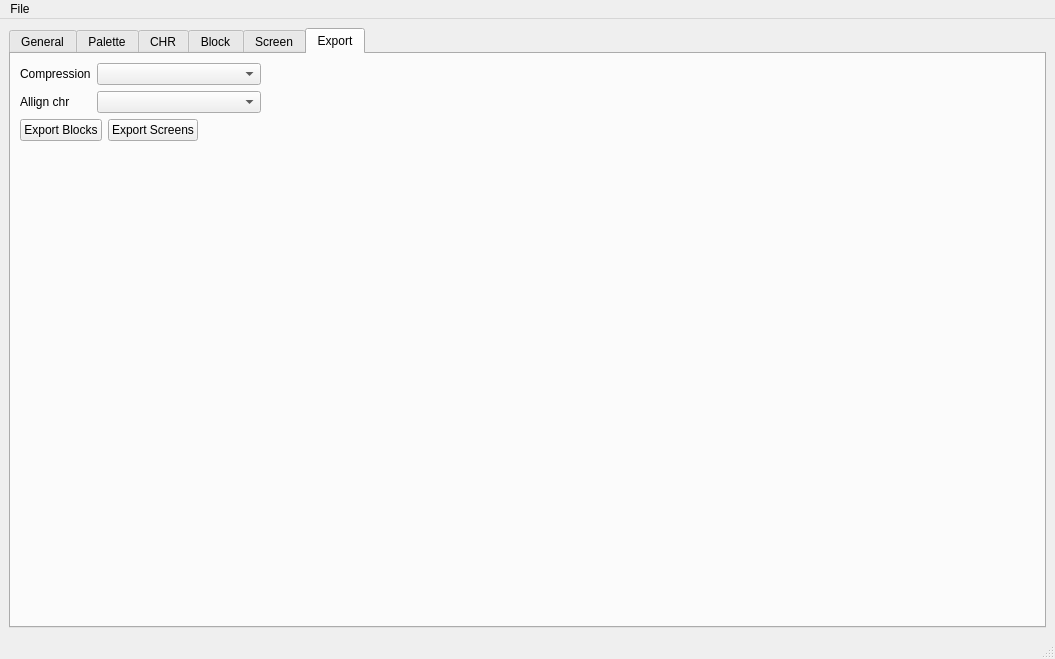
<?xml version="1.0" encoding="UTF-8"?>
<ui version="4.0">
 <class>MainWindow</class>
 <widget class="QMainWindow" name="MainWindow">
  <property name="geometry">
   <rect>
    <x>0</x>
    <y>0</y>
    <width>1055</width>
    <height>659</height>
   </rect>
  </property>
  <property name="windowTitle">
   <string>FamiScroller</string>
  </property>
  <widget class="QWidget" name="centralwidget">
   <layout class="QHBoxLayout" name="horizontalLayout">
    <item>
     <widget class="QTabWidget" name="tabWidget">
      <property name="currentIndex">
       <number>5</number>
      </property>
      <widget class="QWidget" name="tab_general">
       <attribute name="title">
        <string>General</string>
       </attribute>
       <layout class="QVBoxLayout" name="verticalLayout">
        <item>
         <layout class="QHBoxLayout" name="horizontalLayout_16">
          <property name="topMargin">
           <number>0</number>
          </property>
          <item>
           <widget class="QLabel" name="label_18">
            <property name="text">
             <string>Width in screens:</string>
            </property>
           </widget>
          </item>
          <item>
           <widget class="QLineEdit" name="edit_width_in_screens">
            <property name="maximumSize">
             <size>
              <width>64</width>
              <height>16777215</height>
             </size>
            </property>
           </widget>
          </item>
          <item>
           <widget class="QLabel" name="label_19">
            <property name="text">
             <string>Height in screens:</string>
            </property>
           </widget>
          </item>
          <item>
           <widget class="QLineEdit" name="edit_height_in_screens">
            <property name="maximumSize">
             <size>
              <width>64</width>
              <height>16777215</height>
             </size>
            </property>
           </widget>
          </item>
          <item>
           <spacer name="horizontalSpacer_11">
            <property name="orientation">
             <enum>Qt::Horizontal</enum>
            </property>
            <property name="sizeHint" stdset="0">
             <size>
              <width>40</width>
              <height>20</height>
             </size>
            </property>
           </spacer>
          </item>
         </layout>
        </item>
        <item>
         <layout class="QHBoxLayout" name="horizontalLayout_10">
          <property name="bottomMargin">
           <number>0</number>
          </property>
          <item>
           <widget class="QLabel" name="label_8">
            <property name="text">
             <string>Name</string>
            </property>
           </widget>
          </item>
          <item>
           <widget class="QLineEdit" name="lineEdit_name">
            <property name="sizePolicy">
             <sizepolicy hsizetype="Preferred" vsizetype="Fixed">
              <horstretch>0</horstretch>
              <verstretch>0</verstretch>
             </sizepolicy>
            </property>
            <property name="minimumSize">
             <size>
              <width>256</width>
              <height>0</height>
             </size>
            </property>
           </widget>
          </item>
          <item>
           <spacer name="horizontalSpacer_7">
            <property name="orientation">
             <enum>Qt::Horizontal</enum>
            </property>
            <property name="sizeHint" stdset="0">
             <size>
              <width>40</width>
              <height>20</height>
             </size>
            </property>
           </spacer>
          </item>
         </layout>
        </item>
        <item>
         <widget class="QFrame" name="frame">
          <property name="frameShape">
           <enum>QFrame::StyledPanel</enum>
          </property>
          <property name="frameShadow">
           <enum>QFrame::Raised</enum>
          </property>
          <layout class="QHBoxLayout" name="horizontalLayout_2">
           <property name="leftMargin">
            <number>0</number>
           </property>
           <property name="topMargin">
            <number>0</number>
           </property>
           <property name="rightMargin">
            <number>0</number>
           </property>
           <property name="bottomMargin">
            <number>0</number>
           </property>
           <item>
            <widget class="QLabel" name="label">
             <property name="text">
              <string>Palette mode</string>
             </property>
            </widget>
           </item>
           <item>
            <widget class="QComboBox" name="comboBox_palette_mode">
             <property name="minimumSize">
              <size>
               <width>128</width>
               <height>0</height>
              </size>
             </property>
            </widget>
           </item>
           <item>
            <widget class="QLabel" name="label_general_palette">
             <property name="minimumSize">
              <size>
               <width>256</width>
               <height>64</height>
              </size>
             </property>
             <property name="maximumSize">
              <size>
               <width>256</width>
               <height>64</height>
              </size>
             </property>
             <property name="text">
              <string/>
             </property>
            </widget>
           </item>
           <item>
            <spacer name="horizontalSpacer">
             <property name="orientation">
              <enum>Qt::Horizontal</enum>
             </property>
             <property name="sizeHint" stdset="0">
              <size>
               <width>40</width>
               <height>20</height>
              </size>
             </property>
            </spacer>
           </item>
          </layout>
         </widget>
        </item>
        <item>
         <widget class="Line" name="line">
          <property name="orientation">
           <enum>Qt::Horizontal</enum>
          </property>
         </widget>
        </item>
        <item>
         <spacer name="verticalSpacer">
          <property name="orientation">
           <enum>Qt::Vertical</enum>
          </property>
          <property name="sizeHint" stdset="0">
           <size>
            <width>20</width>
            <height>125</height>
           </size>
          </property>
         </spacer>
        </item>
       </layout>
      </widget>
      <widget class="QWidget" name="tab_palette">
       <attribute name="title">
        <string>Palette</string>
       </attribute>
       <layout class="QVBoxLayout" name="verticalLayout_3">
        <item>
         <layout class="QHBoxLayout" name="horizontalLayout_3">
          <item>
           <widget class="QComboBox" name="comboBox_palette_set">
            <property name="minimumSize">
             <size>
              <width>128</width>
              <height>0</height>
             </size>
            </property>
            <property name="editable">
             <bool>false</bool>
            </property>
           </widget>
          </item>
          <item>
           <widget class="QLineEdit" name="lineEdit_palette_set">
            <property name="maximumSize">
             <size>
              <width>128</width>
              <height>16777215</height>
             </size>
            </property>
           </widget>
          </item>
          <item>
           <widget class="QPushButton" name="btn_palette_set_add">
            <property name="text">
             <string>Add</string>
            </property>
           </widget>
          </item>
          <item>
           <widget class="QPushButton" name="btn_palette_set_remove">
            <property name="text">
             <string>Remove</string>
            </property>
           </widget>
          </item>
          <item>
           <spacer name="horizontalSpacer_2">
            <property name="orientation">
             <enum>Qt::Horizontal</enum>
            </property>
            <property name="sizeHint" stdset="0">
             <size>
              <width>40</width>
              <height>20</height>
             </size>
            </property>
           </spacer>
          </item>
         </layout>
        </item>
        <item>
         <layout class="QHBoxLayout" name="horizontalLayout_4">
          <item>
           <widget class="QLabel" name="label_palette_set_current">
            <property name="minimumSize">
             <size>
              <width>64</width>
              <height>64</height>
             </size>
            </property>
            <property name="text">
             <string/>
            </property>
           </widget>
          </item>
          <item>
           <spacer name="horizontalSpacer_3">
            <property name="orientation">
             <enum>Qt::Horizontal</enum>
            </property>
            <property name="sizeHint" stdset="0">
             <size>
              <width>40</width>
              <height>20</height>
             </size>
            </property>
           </spacer>
          </item>
         </layout>
        </item>
        <item>
         <spacer name="verticalSpacer_3">
          <property name="orientation">
           <enum>Qt::Vertical</enum>
          </property>
          <property name="sizeHint" stdset="0">
           <size>
            <width>20</width>
            <height>424</height>
           </size>
          </property>
         </spacer>
        </item>
       </layout>
      </widget>
      <widget class="QWidget" name="tab_chr">
       <attribute name="title">
        <string>CHR</string>
       </attribute>
       <layout class="QVBoxLayout" name="verticalLayout_6">
        <item>
         <layout class="QHBoxLayout" name="horizontalLayout_5">
          <item>
           <widget class="QComboBox" name="comboBox_chr_set">
            <property name="minimumSize">
             <size>
              <width>128</width>
              <height>0</height>
             </size>
            </property>
            <property name="editable">
             <bool>false</bool>
            </property>
           </widget>
          </item>
          <item>
           <widget class="QLineEdit" name="lineEdit_chr_set">
            <property name="maximumSize">
             <size>
              <width>128</width>
              <height>16777215</height>
             </size>
            </property>
           </widget>
          </item>
          <item>
           <widget class="QPushButton" name="btn_chr_set_add">
            <property name="text">
             <string>Add</string>
            </property>
           </widget>
          </item>
          <item>
           <widget class="QPushButton" name="btn_chr_set_remove">
            <property name="text">
             <string>Remove</string>
            </property>
           </widget>
          </item>
          <item>
           <spacer name="horizontalSpacer_4">
            <property name="orientation">
             <enum>Qt::Horizontal</enum>
            </property>
            <property name="sizeHint" stdset="0">
             <size>
              <width>40</width>
              <height>20</height>
             </size>
            </property>
           </spacer>
          </item>
         </layout>
        </item>
        <item>
         <widget class="QWidget" name="widget_chr_set_item" native="true">
          <layout class="QVBoxLayout" name="verticalLayout_4">
           <property name="leftMargin">
            <number>0</number>
           </property>
           <property name="topMargin">
            <number>0</number>
           </property>
           <property name="rightMargin">
            <number>0</number>
           </property>
           <property name="bottomMargin">
            <number>0</number>
           </property>
           <item>
            <layout class="QHBoxLayout" name="horizontalLayout_6">
             <item>
              <widget class="QLabel" name="label_2">
               <property name="text">
                <string>FileName:</string>
               </property>
              </widget>
             </item>
             <item>
              <widget class="QLineEdit" name="lineEdit_chr_set_file_name">
               <property name="readOnly">
                <bool>true</bool>
               </property>
              </widget>
             </item>
             <item>
              <widget class="QPushButton" name="btn_chr_set_browse">
               <property name="text">
                <string>Browse</string>
               </property>
              </widget>
             </item>
            </layout>
           </item>
           <item>
            <layout class="QHBoxLayout" name="horizontalLayout_7">
             <item>
              <spacer name="horizontalSpacer_5">
               <property name="orientation">
                <enum>Qt::Horizontal</enum>
               </property>
               <property name="sizeHint" stdset="0">
                <size>
                 <width>40</width>
                 <height>20</height>
                </size>
               </property>
              </spacer>
             </item>
             <item>
              <widget class="QLabel" name="label_chr_set_view">
               <property name="minimumSize">
                <size>
                 <width>128</width>
                 <height>0</height>
                </size>
               </property>
               <property name="text">
                <string/>
               </property>
              </widget>
             </item>
             <item>
              <spacer name="horizontalSpacer_6">
               <property name="orientation">
                <enum>Qt::Horizontal</enum>
               </property>
               <property name="sizeHint" stdset="0">
                <size>
                 <width>40</width>
                 <height>20</height>
                </size>
               </property>
              </spacer>
             </item>
            </layout>
           </item>
          </layout>
         </widget>
        </item>
        <item>
         <spacer name="verticalSpacer_4">
          <property name="orientation">
           <enum>Qt::Vertical</enum>
          </property>
          <property name="sizeHint" stdset="0">
           <size>
            <width>20</width>
            <height>436</height>
           </size>
          </property>
         </spacer>
        </item>
       </layout>
      </widget>
      <widget class="QWidget" name="tab_Block">
       <attribute name="title">
        <string>Block</string>
       </attribute>
       <layout class="QHBoxLayout" name="horizontalLayout_13" stretch="1,1">
        <item>
         <layout class="QVBoxLayout" name="verticalLayout_7">
          <item>
           <layout class="QHBoxLayout" name="horizontalLayout_8">
            <property name="topMargin">
             <number>0</number>
            </property>
            <item>
             <widget class="QComboBox" name="comboBox_block_set">
              <property name="minimumSize">
               <size>
                <width>128</width>
                <height>0</height>
               </size>
              </property>
             </widget>
            </item>
            <item>
             <widget class="QLineEdit" name="lineEdit_block_set"/>
            </item>
            <item>
             <widget class="QPushButton" name="btn_block_set_add">
              <property name="text">
               <string>Add</string>
              </property>
             </widget>
            </item>
            <item>
             <widget class="QPushButton" name="btn_block_set_remove">
              <property name="text">
               <string>Remove</string>
              </property>
             </widget>
            </item>
           </layout>
          </item>
          <item>
           <layout class="QHBoxLayout" name="horizontalLayout_15">
            <property name="topMargin">
             <number>0</number>
            </property>
            <item>
             <widget class="QLabel" name="label_6">
              <property name="text">
               <string>Overlay:</string>
              </property>
             </widget>
            </item>
            <item>
             <widget class="QLineEdit" name="lineEdit_block_overlay">
              <property name="readOnly">
               <bool>true</bool>
              </property>
             </widget>
            </item>
            <item>
             <widget class="QPushButton" name="btn_block_overlay_browse">
              <property name="text">
               <string>Browse</string>
              </property>
             </widget>
            </item>
            <item>
             <widget class="QPushButton" name="btn_block_overlay_clear">
              <property name="text">
               <string>Clear</string>
              </property>
             </widget>
            </item>
           </layout>
          </item>
          <item>
           <widget class="QWidget" name="widget_block_param" native="true">
            <property name="minimumSize">
             <size>
              <width>0</width>
              <height>0</height>
             </size>
            </property>
            <layout class="QVBoxLayout" name="verticalLayout_9" stretch="0,1">
             <property name="leftMargin">
              <number>0</number>
             </property>
             <property name="topMargin">
              <number>0</number>
             </property>
             <property name="rightMargin">
              <number>0</number>
             </property>
             <property name="bottomMargin">
              <number>0</number>
             </property>
             <item>
              <layout class="QHBoxLayout" name="horizontalLayout_14">
               <item>
                <spacer name="horizontalSpacer_14">
                 <property name="orientation">
                  <enum>Qt::Horizontal</enum>
                 </property>
                 <property name="sizeHint" stdset="0">
                  <size>
                   <width>40</width>
                   <height>20</height>
                  </size>
                 </property>
                </spacer>
               </item>
               <item>
                <widget class="QLabel" name="label_5">
                 <property name="text">
                  <string>Palette:</string>
                 </property>
                </widget>
               </item>
               <item>
                <widget class="QComboBox" name="comboBox_block_set_palette"/>
               </item>
               <item>
                <spacer name="horizontalSpacer_15">
                 <property name="orientation">
                  <enum>Qt::Horizontal</enum>
                 </property>
                 <property name="sizeHint" stdset="0">
                  <size>
                   <width>40</width>
                   <height>20</height>
                  </size>
                 </property>
                </spacer>
               </item>
              </layout>
             </item>
             <item>
              <layout class="QHBoxLayout" name="horizontalLayout_11">
               <property name="topMargin">
                <number>0</number>
               </property>
               <item>
                <spacer name="horizontalSpacer_10">
                 <property name="orientation">
                  <enum>Qt::Horizontal</enum>
                 </property>
                 <property name="sizeHint" stdset="0">
                  <size>
                   <width>40</width>
                   <height>20</height>
                  </size>
                 </property>
                </spacer>
               </item>
               <item>
                <widget class="QLabel" name="label_block_set_view">
                 <property name="minimumSize">
                  <size>
                   <width>0</width>
                   <height>0</height>
                  </size>
                 </property>
                 <property name="text">
                  <string/>
                 </property>
                </widget>
               </item>
               <item>
                <spacer name="horizontalSpacer_12">
                 <property name="orientation">
                  <enum>Qt::Horizontal</enum>
                 </property>
                 <property name="sizeHint" stdset="0">
                  <size>
                   <width>40</width>
                   <height>20</height>
                  </size>
                 </property>
                </spacer>
               </item>
              </layout>
             </item>
            </layout>
           </widget>
          </item>
          <item>
           <spacer name="verticalSpacer_7">
            <property name="orientation">
             <enum>Qt::Vertical</enum>
            </property>
            <property name="sizeHint" stdset="0">
             <size>
              <width>20</width>
              <height>40</height>
             </size>
            </property>
           </spacer>
          </item>
         </layout>
        </item>
        <item>
         <layout class="QVBoxLayout" name="verticalLayout_8">
          <item>
           <layout class="QGridLayout" name="gridLayout_2" rowstretch="0,0" columnstretch="1,3">
            <property name="topMargin">
             <number>0</number>
            </property>
            <item row="0" column="1">
             <widget class="QComboBox" name="comboBox_block_chr0"/>
            </item>
            <item row="0" column="0">
             <widget class="QLabel" name="label_3">
              <property name="text">
               <string>chr0:</string>
              </property>
             </widget>
            </item>
            <item row="1" column="1">
             <widget class="QComboBox" name="comboBox_block_chr1"/>
            </item>
            <item row="1" column="0">
             <widget class="QLabel" name="label_4">
              <property name="text">
               <string>chr1:</string>
              </property>
             </widget>
            </item>
           </layout>
          </item>
          <item>
           <widget class="QLabel" name="label_block_chr0">
            <property name="text">
             <string/>
            </property>
           </widget>
          </item>
          <item>
           <widget class="QLabel" name="label_block_chr1">
            <property name="text">
             <string/>
            </property>
           </widget>
          </item>
          <item>
           <spacer name="verticalSpacer_6">
            <property name="orientation">
             <enum>Qt::Vertical</enum>
            </property>
            <property name="sizeHint" stdset="0">
             <size>
              <width>20</width>
              <height>40</height>
             </size>
            </property>
           </spacer>
          </item>
          <item>
           <layout class="QHBoxLayout" name="horizontalLayout_18">
            <property name="topMargin">
             <number>0</number>
            </property>
            <item>
             <spacer name="horizontalSpacer_17">
              <property name="orientation">
               <enum>Qt::Horizontal</enum>
              </property>
              <property name="sizeHint" stdset="0">
               <size>
                <width>40</width>
                <height>20</height>
               </size>
              </property>
             </spacer>
            </item>
            <item>
             <widget class="QPushButton" name="btn_block_export_all">
              <property name="text">
               <string>Export all blocks</string>
              </property>
             </widget>
            </item>
            <item>
             <widget class="QPushButton" name="btn_block_import_all">
              <property name="text">
               <string>Import all blocks</string>
              </property>
             </widget>
            </item>
           </layout>
          </item>
         </layout>
        </item>
       </layout>
      </widget>
      <widget class="QWidget" name="tab_screen">
       <attribute name="title">
        <string>Screen</string>
       </attribute>
       <layout class="QHBoxLayout" name="horizontalLayout_9">
        <property name="leftMargin">
         <number>0</number>
        </property>
        <property name="topMargin">
         <number>0</number>
        </property>
        <property name="rightMargin">
         <number>0</number>
        </property>
        <property name="bottomMargin">
         <number>0</number>
        </property>
        <item>
         <widget class="QSplitter" name="splitter_screen">
          <property name="orientation">
           <enum>Qt::Horizontal</enum>
          </property>
          <widget class="QWidget" name="widget_screen_left" native="true">
           <layout class="QGridLayout" name="gridLayout_3">
            <property name="leftMargin">
             <number>0</number>
            </property>
            <property name="topMargin">
             <number>0</number>
            </property>
            <property name="rightMargin">
             <number>0</number>
            </property>
            <property name="bottomMargin">
             <number>0</number>
            </property>
            <item row="0" column="0">
             <layout class="QVBoxLayout" name="verticalLayout_10">
              <item>
               <spacer name="verticalSpacer_2">
                <property name="orientation">
                 <enum>Qt::Vertical</enum>
                </property>
                <property name="sizeHint" stdset="0">
                 <size>
                  <width>20</width>
                  <height>40</height>
                 </size>
                </property>
               </spacer>
              </item>
              <item>
               <layout class="QHBoxLayout" name="horizontalLayout_17">
                <property name="leftMargin">
                 <number>0</number>
                </property>
                <property name="topMargin">
                 <number>0</number>
                </property>
                <item>
                 <spacer name="horizontalSpacer_13">
                  <property name="orientation">
                   <enum>Qt::Horizontal</enum>
                  </property>
                  <property name="sizeHint" stdset="0">
                   <size>
                    <width>40</width>
                    <height>20</height>
                   </size>
                  </property>
                 </spacer>
                </item>
                <item>
                 <widget class="QLabel" name="label_screen_render">
                  <property name="minimumSize">
                   <size>
                    <width>32</width>
                    <height>32</height>
                   </size>
                  </property>
                  <property name="text">
                   <string/>
                  </property>
                 </widget>
                </item>
                <item>
                 <spacer name="horizontalSpacer_16">
                  <property name="orientation">
                   <enum>Qt::Horizontal</enum>
                  </property>
                  <property name="sizeHint" stdset="0">
                   <size>
                    <width>40</width>
                    <height>20</height>
                   </size>
                  </property>
                 </spacer>
                </item>
               </layout>
              </item>
              <item>
               <spacer name="verticalSpacer_8">
                <property name="orientation">
                 <enum>Qt::Vertical</enum>
                </property>
                <property name="sizeHint" stdset="0">
                 <size>
                  <width>20</width>
                  <height>40</height>
                 </size>
                </property>
               </spacer>
              </item>
             </layout>
            </item>
            <item row="1" column="0">
             <widget class="QScrollBar" name="scroll_screen_h">
              <property name="orientation">
               <enum>Qt::Horizontal</enum>
              </property>
             </widget>
            </item>
            <item row="0" column="1">
             <widget class="QScrollBar" name="scroll_screen_v">
              <property name="orientation">
               <enum>Qt::Vertical</enum>
              </property>
              <property name="invertedControls">
               <bool>false</bool>
              </property>
             </widget>
            </item>
           </layout>
          </widget>
          <widget class="QWidget" name="widget_screen_right" native="true">
           <layout class="QVBoxLayout" name="verticalLayout_2">
            <property name="leftMargin">
             <number>0</number>
            </property>
            <property name="topMargin">
             <number>0</number>
            </property>
            <property name="rightMargin">
             <number>0</number>
            </property>
            <property name="bottomMargin">
             <number>0</number>
            </property>
            <item>
             <widget class="QListWidget" name="listWidget_screen"/>
            </item>
            <item>
             <widget class="Line" name="line_3">
              <property name="orientation">
               <enum>Qt::Horizontal</enum>
              </property>
             </widget>
            </item>
            <item>
             <widget class="QCheckBox" name="checkBox_screen_patter">
              <property name="text">
               <string>Draw Pattern</string>
              </property>
             </widget>
            </item>
            <item>
             <widget class="QWidget" name="widget_screen_pattern" native="true">
              <property name="minimumSize">
               <size>
                <width>0</width>
                <height>0</height>
               </size>
              </property>
              <layout class="QVBoxLayout" name="verticalLayout_11">
               <item>
                <widget class="QPushButton" name="btn_screen_fill">
                 <property name="text">
                  <string>Fill All</string>
                 </property>
                </widget>
               </item>
               <item>
                <widget class="QPushButton" name="btn_screen_smb_bg">
                 <property name="text">
                  <string>SMB1 graas and sky</string>
                 </property>
                </widget>
               </item>
               <item>
                <widget class="QPushButton" name="btn_screen_smb_sky">
                 <property name="text">
                  <string>SMB1 sky</string>
                 </property>
                </widget>
               </item>
              </layout>
             </widget>
            </item>
            <item>
             <widget class="Line" name="line_2">
              <property name="orientation">
               <enum>Qt::Horizontal</enum>
              </property>
             </widget>
            </item>
            <item>
             <widget class="QCheckBox" name="checkBox_screen_draw_grid">
              <property name="text">
               <string>DrawGrid</string>
              </property>
             </widget>
            </item>
            <item>
             <widget class="QCheckBox" name="checkBox_screen_show_block_index">
              <property name="text">
               <string>Show Block Index</string>
              </property>
             </widget>
            </item>
            <item>
             <widget class="QCheckBox" name="checkBox_screen_draw_overlay">
              <property name="text">
               <string>Draw Overlay</string>
              </property>
             </widget>
            </item>
           </layout>
          </widget>
         </widget>
        </item>
       </layout>
      </widget>
      <widget class="QWidget" name="tab_export">
       <attribute name="title">
        <string>Export</string>
       </attribute>
       <layout class="QVBoxLayout" name="verticalLayout_5">
        <item>
         <layout class="QGridLayout" name="gridLayout">
          <property name="bottomMargin">
           <number>0</number>
          </property>
          <item row="0" column="1">
           <widget class="QComboBox" name="comboBox_compression">
            <property name="minimumSize">
             <size>
              <width>164</width>
              <height>0</height>
             </size>
            </property>
           </widget>
          </item>
          <item row="0" column="0">
           <widget class="QLabel" name="label_9">
            <property name="text">
             <string>Compression</string>
            </property>
           </widget>
          </item>
          <item row="0" column="2">
           <spacer name="horizontalSpacer_9">
            <property name="orientation">
             <enum>Qt::Horizontal</enum>
            </property>
            <property name="sizeHint" stdset="0">
             <size>
              <width>40</width>
              <height>20</height>
             </size>
            </property>
           </spacer>
          </item>
          <item row="1" column="0">
           <widget class="QLabel" name="label_11">
            <property name="text">
             <string>Allign chr</string>
            </property>
           </widget>
          </item>
          <item row="1" column="1">
           <widget class="QComboBox" name="comboBox_chr_align">
            <property name="minimumSize">
             <size>
              <width>164</width>
              <height>0</height>
             </size>
            </property>
           </widget>
          </item>
         </layout>
        </item>
        <item>
         <layout class="QHBoxLayout" name="horizontalLayout_12">
          <item>
           <widget class="QPushButton" name="btn_export_blocks">
            <property name="text">
             <string>Export Blocks</string>
            </property>
           </widget>
          </item>
          <item>
           <widget class="QPushButton" name="btn_export_screens">
            <property name="text">
             <string>Export Screens</string>
            </property>
           </widget>
          </item>
          <item>
           <spacer name="horizontalSpacer_8">
            <property name="orientation">
             <enum>Qt::Horizontal</enum>
            </property>
            <property name="sizeHint" stdset="0">
             <size>
              <width>40</width>
              <height>20</height>
             </size>
            </property>
           </spacer>
          </item>
         </layout>
        </item>
        <item>
         <spacer name="verticalSpacer_5">
          <property name="orientation">
           <enum>Qt::Vertical</enum>
          </property>
          <property name="sizeHint" stdset="0">
           <size>
            <width>20</width>
            <height>438</height>
           </size>
          </property>
         </spacer>
        </item>
       </layout>
      </widget>
     </widget>
    </item>
   </layout>
  </widget>
  <widget class="QMenuBar" name="menubar">
   <property name="geometry">
    <rect>
     <x>0</x>
     <y>0</y>
     <width>1055</width>
     <height>22</height>
    </rect>
   </property>
   <widget class="QMenu" name="menuFile">
    <property name="title">
     <string>File</string>
    </property>
    <addaction name="actionOpen"/>
    <addaction name="actionSave"/>
    <addaction name="actionSave_as"/>
    <addaction name="actionExit"/>
   </widget>
   <addaction name="menuFile"/>
  </widget>
  <widget class="QStatusBar" name="statusbar"/>
  <action name="actionOpen">
   <property name="text">
    <string>Open</string>
   </property>
  </action>
  <action name="actionSave">
   <property name="text">
    <string>Save</string>
   </property>
  </action>
  <action name="actionSave_as">
   <property name="text">
    <string>Save as</string>
   </property>
  </action>
  <action name="actionExit">
   <property name="text">
    <string>Exit</string>
   </property>
  </action>
 </widget>
 <resources/>
 <connections/>
</ui>
